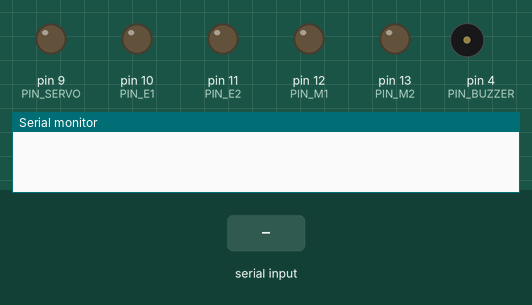
The sketch below on a simulated Arduino Mega 2560, built with avr-gcc and run on an emulated ATmega2560. On the bench: output pins drawn as LEDs (lit = HIGH), buzzer (waves = sounding, pin HIGH), the last lines printed to the serial monitor. The inputs (shaded band) are chosen by the test bench.

Above: at 1.4 s.
1.5 s: "S\n" received over the second serial link
At 1.6 s:
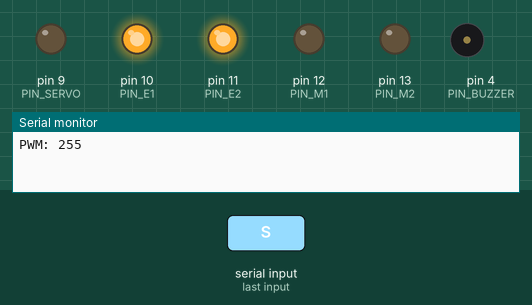
At 8.7 s:
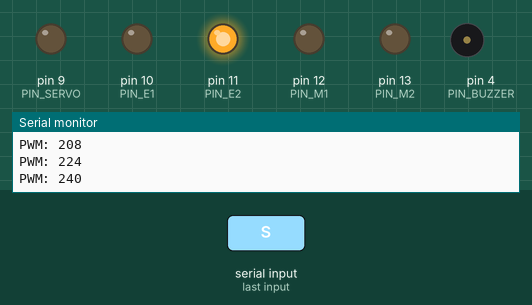
Timing chart, 0 to 10.2 s (numbered marks = the images above; inputs shaded):
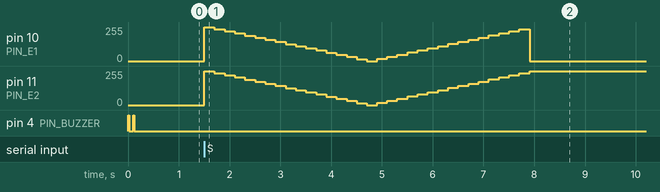

Measured:
- after the input at 1.5 s, pin 10 (PIN_E1): 0/255 → 255/255 at once, → 239/255 0.20 s later, → 223/255 0.20 s later, → 207/255 0.20 s later, … (33 changes in this stretch); pin 11 (PIN_E2): 0/255 → 255/255 at once, → 239/255 0.20 s later, → 223/255 0.20 s later, → 207/255 0.20 s later, … (33 changes in this stretch)

The sketch:

T300_20191211_lite.ino
```cpp
// Setup with 10 keys as defined in the root folder and used with kreier/remote and BitBlue on iOS
//
// Matrix for control - mode1 - 2019/12/12
//
// key index M1 M2 SPED text
//  F    0   1  1  255  forward
//  B    1   0  0  255  backward
//  L    2   1  0  255  left
//  R    3   0  1  255  right
//
//
//


#include <NewPing.h>
#include <Servo.h>
#include <Wire.h>
#include <hd44780.h>
#include <hd44780ioClass/hd44780_I2Cexp.h> // include i/o class header

#define PIN_BUZZER     4
#define PIN_TRIGGER    7
#define PIN_ECHO       8
#define PIN_SERVO      9
#define PIN_E1        10 // enable - with PWM
#define PIN_M1        12
#define PIN_E2        11 // PWM
#define PIN_M2        13
#define MAX_DISTANCE  50
#define RELAX_SONAR  200 // ms to check for obstacles
#define RELAX_DRIVE  412 // ms to drive until check direction

const char keyindex[] = "FBLRTCXQMS";
const int motor1[] = {1, 0, 1, 0};
const int motor2[] = {1, 0, 0, 1};
const String text[] = {"forward","backward","left","right","triange","circle","  X  ","square","select","start"};

int verzug = 200;

char BTinput = '0';  // char input via bluetooth
int  BTkey = 0;      // converted to numerical value
int  pos = 0;
int  spd = 0;
int  mode = 1;
String message = "Stop   ";
// int sped[] = {255, 255, 200, 200};
unsigned long timer_sonar;
unsigned long timer_drive;
int DistanceCm;
boolean selbst = LOW;

void beep(int beeps) {
  for(int i = 0; i < beeps; i++) {
    digitalWrite(PIN_BUZZER, HIGH);
    delay(20);
    digitalWrite(PIN_BUZZER, LOW);
    delay(80);
  }
}

void setup() {
  pinMode(PIN_TRIGGER, OUTPUT);
  pinMode(PIN_ECHO, INPUT);
  pinMode(PIN_SERVO, OUTPUT);
  pinMode(PIN_BUZZER, OUTPUT);
  pinMode(PIN_M1, OUTPUT);
  pinMode(PIN_M2, OUTPUT);
  analogWrite(PIN_E1, spd);
  analogWrite(PIN_E2, spd);
  timer_sonar = millis();
  timer_drive = millis();

  beep(2);
  Serial1.begin(9600);  // HC-10 BLE on pin 0 and 1
  //lcd.backlight();
  Serial.begin(115200);
}

void loop() {
  if (Serial1.available())
  {
    BTinput = Serial1.read();
    for(BTkey = 0; BTkey < 9; BTkey += 1) {
      if(BTinput == keyindex[BTkey]) {
        Serial.print("Verstanden: ");
        Serial.print(BTkey);
        Serial.print("  ");
        Serial.print(text[BTkey] + "\n");
        message = text[BTkey];
        break;
      }
    }
    if(BTkey < 4) {
      digitalWrite(PIN_M1, motor1[BTkey]);
      digitalWrite(PIN_M2, motor2[BTkey]);
      spd = 255;
    }
    if(BTinput == 'S') {          // Start  -  autonomus with the servo
        for(spd = 255; spd > 0; spd -= 16) {
          analogWrite(PIN_E1, spd);
          analogWrite(PIN_E2, spd);
          Serial.print("PWM: ");
          Serial.print(spd);
          Serial.print("\n");
          delay(verzug);
        }
        for(spd = 0; spd < 255; spd += 16) {
          analogWrite(PIN_E1, spd);
          analogWrite(PIN_E2, spd);
          Serial.print("PWM: ");
          Serial.print(spd);
          Serial.print("\n");
          delay(verzug);
        }
    }

    if(BTinput == 'T') {
      spd = 255; // triangle - B - FAST
      message = "Fast    ";
    }

    if(BTinput == 'X') {
      spd = 0;   // cross   - X - STOP
      message = "Stop    ";
    }
    if(BTinput == 'Q' && mode == 1) { // slower
      spd -= 15;
      if(spd < 30) spd = 30;
      message = "square ";
      message += spd;
      message += " ";
    }
    if(BTinput == 'C' && mode == 1) { // faster
      spd += 15;
      if(spd > 255) spd = 255;
      message = "circle ";
      message += spd;
      message += " ";
    }
    analogWrite(PIN_E1, spd);
    analogWrite(PIN_E2, spd);
  }
}
```
